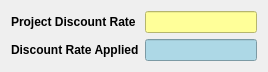
       <widget class="QWidget" name="layoutWidget">
        <property name="geometry">
         <rect>
          <x>510</x>
          <y>2840</y>
          <width>268</width>
          <height>54</height>
         </rect>
        </property>
        <layout class="QHBoxLayout" name="horizontalLayout_8">
         <item>
          <layout class="QVBoxLayout" name="verticalLayout_41">
           <item>
            <widget class="QLabel" name="label_88">
             <property name="maximumSize">
              <size>
               <width>160</width>
               <height>16777215</height>
              </size>
             </property>
             <property name="text">
              <string>&lt;html&gt;&lt;head/&gt;&lt;body&gt;&lt;p&gt;&lt;span style=&quot; font-weight:700;&quot;&gt;Project Discount Rate&lt;/span&gt;&lt;/p&gt;&lt;/body&gt;&lt;/html&gt;</string>
             </property>
            </widget>
           </item>
           <item>
            <widget class="QLabel" name="label_89">
             <property name="maximumSize">
              <size>
               <width>160</width>
               <height>16777215</height>
              </size>
             </property>
             <property name="text">
              <string>&lt;html&gt;&lt;head/&gt;&lt;body&gt;&lt;p&gt;&lt;span style=&quot; font-weight:700;&quot;&gt;Discount Rate Applied&lt;/span&gt;&lt;/p&gt;&lt;/body&gt;&lt;/html&gt;</string>
             </property>
            </widget>
           </item>
          </layout>
         </item>
         <item>
          <layout class="QVBoxLayout" name="financing2">
           <item>
            <widget class="QLineEdit" name="projectDiscount_input">
             <property name="styleSheet">
              <string notr="true">QLineEdit {
    background-color: #FFFF99;
    color: #000000;
}
</string>
             </property>
            </widget>
           </item>
           <item>
            <widget class="QLineEdit" name="discountApplied_output">
             <property name="styleSheet">
              <string notr="true">QLineEdit {
    background-color: #ADD8E6;
    color: #000000;
}
</string>
             </property>
             <property name="readOnly">
              <bool>true</bool>
             </property>
            </widget>
           </item>
          </layout>
         </item>
        </layout>
       </widget>
